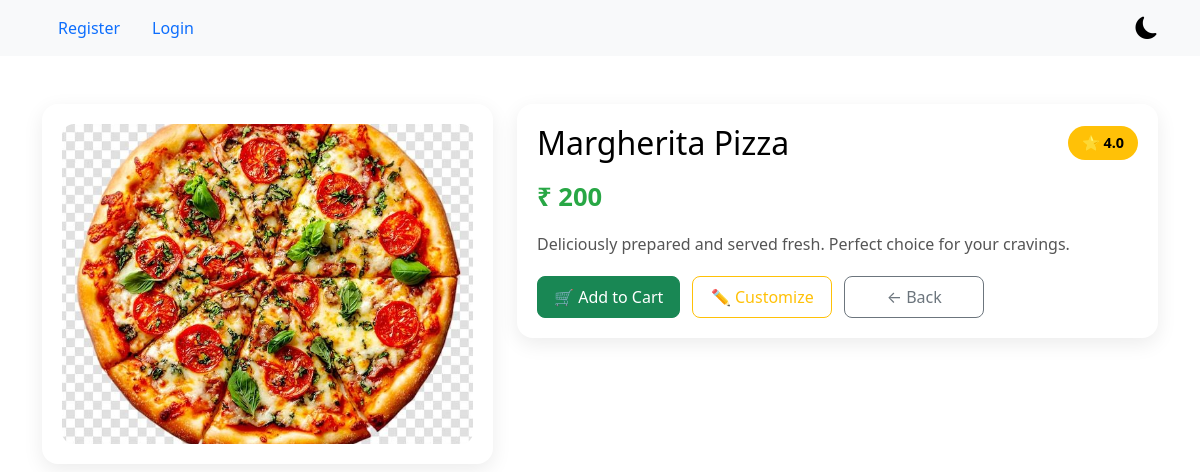
The app's page /foods/foods/1/ with its own data.
### foods/models.py (models this page shows)
class FoodItems(models.Model):
    name=models.CharField(max_length=100)
    price=models.IntegerField(null=True,blank=True)
    rating=models.FloatField(null=True,blank=True)
    foodpic = models.ImageField(upload_to='foodpic/', blank=True, null=True)
    Categories=models.CharField(max_length=100,choices=Categories)

### foods/views.py (the view)
# urls.py: path('foods/<int:id>/', views.food_details, name='foodDetail'),
def food_details(request,id):
    fooditems=FoodItems.objects.get(id = id)
    return render(request,'foods/foodDetail.html',{'fooditems':fooditems})

### templates/foods/foodDetail.html (shortened to what this page needs)
{% extends 'base.html' %}
{% load static %}
{% block content %}
<div class="container mt-5">
    <div class="row justify-content-center">
        <div class="col-md-5 mb-4">
            <div class="food-card text-center">
                {% if fooditems.foodpic %}
                    <img src="{{ fooditems.foodpic.url }}" alt="{{ fooditems.name }}" class="food-image">
                {% else %}
                    <img src="{% static 'css/images/default.png' %}" alt="Food image" class="food-image">
                {% endif %}
            </div>
        </div>
        <div class="col-md-7 mb-4">
            <div class="food-card">
                <div class="d-flex justify-content-between align-items-center mb-3">
                    <h2 class="mb-0">{{ fooditems.name }}</h2>
                    <span class="rating-pill">⭐ {{ fooditems.rating }}</span>
                </div>
                <p class="price-text">₹ {{ fooditems.price }}</p>
                <p class="food-description">
                    Deliciously prepared and served fresh. Perfect choice for your cravings.
                </p>
                <div class="action-buttons">
                    <form method="POST" action="{% url 'add_cart' %}">
                        <button type="submit" class="btn btn-success btn-lg">🛒 Add to Cart</button>
                    </form>
                    <a href="{% url 'customize' fooditems.id %}" class="btn btn-outline-warning btn-lg">✏ Customize</a>
                    <a href="{% url 'Allfoods' %}" class="btn btn-outline-secondary btn-lg">← Back</a>
                </div>
            </div>
        </div>
    </div>
</div>
{% endblock %}

### templates/base.html (style rules this page uses)
:root { --bg-color: #ffffff; --text-color: #000000; --card-bg: #ffffff; --nav-bg: #f8f9fa; }
body { background-color: var(--bg-color); color: var(--text-color); transition: all 0.3s ease; scroll-behavior: smooth; }

### templates/foods/foodDetail.html (style rules this page uses)
.food-card { border-radius: 16px; box-shadow: 0 6px 20px rgba(0,0,0,0.08); padding: 20px; }
.food-image { width: 100%; height: 320px; object-fit: cover; border-radius: 12px; }
.price-text { font-size: 1.6rem; font-weight: 700; color: #28a745; margin-bottom: 15px; }
.rating-pill { background: #ffc107; color: #000; font-weight: 600; padding: 6px 14px; border-radius: 20px; font-size: 0.9rem; }
.action-buttons { display: flex; gap: 12px; flex-wrap: wrap; margin-top: 20px; }
.action-buttons .btn { min-width: 140px; font-size: 1rem; }
.food-description { color: #555; margin-top: 10px; }

### records on screen
FoodItems: foodpic (picture), name "Margherita Pizza", rating "4.0", price "200"
